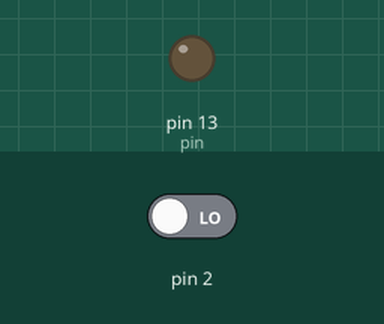
This sketch was run on a simulated Arduino Uno, built with avr-gcc and run on an emulated ATmega328P. Parts: output pins drawn as LEDs (lit = HIGH). Inputs (shaded band) come from the test bench; at power-on: pin 2 LOW.

Above: at 1.2 s.
1.3 s: pin 2 driven HIGH
At 2.5 s:
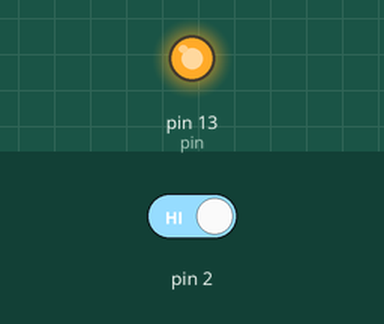
2.8 s: pin 2 driven LOW
At 3.7 s:
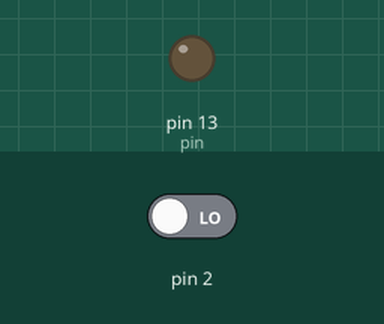
Timing chart, 0 to 5.8 s (numbered marks = the images above; inputs shaded):
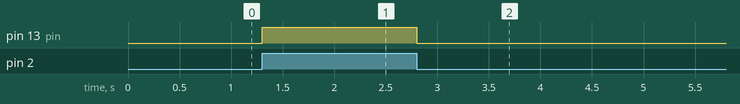

Measured:
- after the input at 1.3 s, pin 13 (pin): LOW → HIGH at once
- after the input at 2.8 s, pin 13 (pin): HIGH → LOW at once

The sketch:

_________LED___.ino
```cpp
/*
외부 인터럽트 함수

2번 핀에 버튼을 연결하고 버튼의 상태가 바뀌는 것을 인터럽트 0번에 연결하여 13번 디지털 핀에 연결된 LED 상태 바꾸는 코드

*/

int pin = 13;

//ISR 함수 내에서 delay 함수는 무시되고 millis 함수의 반환값은 증가하지 않으며 시리얼 데이터는 유실된다
//따라서 동기화를 위해 ISR 내에서 값이 변경되는 변수는 volatile로 선언되어야 한다
volatile int state = LOW;

void setup() {
  pinMode(pin, OUTPUT); //13번 핀을 출력으로 설정
  // 0번 인터럽트 입력 신호의 상태가 변할 때 인터럽트 발생
  // 인터럽트 처리 함수로 blink 함수 연결
  attachInterrupt(0, blink, CHANGE);  //attachInterrupt(인터럽트 번호, ISR, 인터럽트가 발생하는 지점);
                                                                            // 여기서 CHANGE는 핀의 값이 변화 할 때 실행
  }

  void loop() {
   digitalWrite(pin, state);  // 인터럽트에 의해 바뀐 상태를 LED로 출력
   }

   void blink() {
    state = !state; //인터럽트 발생시 반전
  }
```
